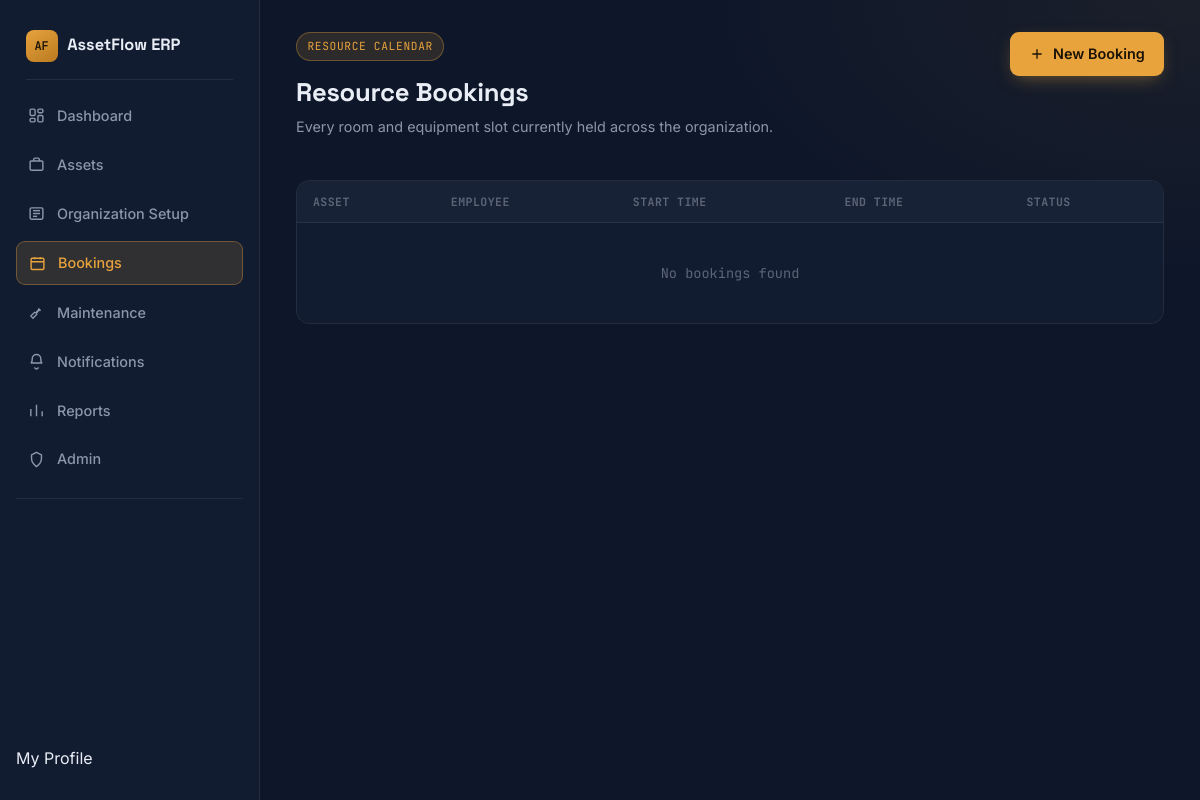
The page /bookings/ on the database as committed earlier.
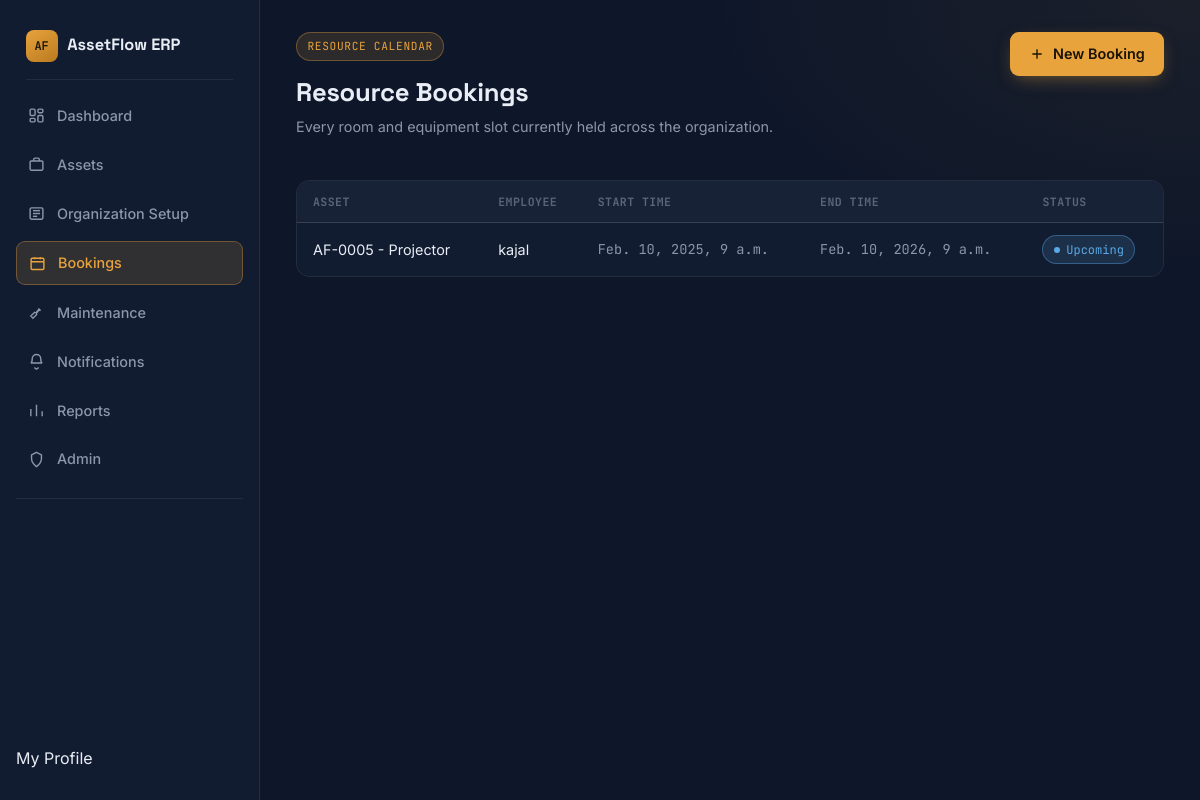
The same page on the database as committed later.
### bookings/models.py (models this page shows, shortened)
class ResourceBooking(models.Model):
    STATUS_CHOICES = [
        ("Upcoming", "Upcoming"),
        ("Ongoing", "Ongoing"),
        ("Completed", "Completed"),
        ("Cancelled", "Cancelled"),
    ]
    asset = models.ForeignKey(
        Asset,
        on_delete=models.CASCADE
    )
    employee = models.ForeignKey(
        User,
        on_delete=models.CASCADE
    )
    start_time = models.DateTimeField()
    end_time = models.DateTimeField()
    purpose = models.TextField()
    status = models.CharField(
        max_length=20,
        choices=STATUS_CHOICES,
        default="Upcoming"
    )
    created_at = models.DateTimeField(auto_now_add=True)

### assets/models.py (models this page shows, shortened)
class Asset(models.Model):
    STATUS_CHOICES = [
        ("Available", "Available"),
        ("Allocated", "Allocated"),
        ("Reserved", "Reserved"),
        ("Under Maintenance", "Under Maintenance"),
        ("Lost", "Lost"),
        ("Retired", "Retired"),
        ("Disposed", "Disposed"),
    ]
    CONDITION_CHOICES = [
        ("Excellent", "Excellent"),
        ("Good", "Good"),
        ("Fair", "Fair"),
        ("Damaged", "Damaged"),
    ]
    asset_tag = models.CharField(
        max_length=20,
        unique=True,
        blank=True
    )
    name = models.CharField(max_length=150)
    category = models.ForeignKey(
        AssetCategory,
        on_delete=models.CASCADE
    )
    department = models.ForeignKey(
        Department,
        on_delete=models.SET_NULL,
        null=True,
        blank=True
    )
    serial_number = models.CharField(
        max_length=100,
        unique=True
    )
    acquisition_date = models.DateField()
    acquisition_cost = models.DecimalField(
        max_digits=10,
        decimal_places=2
    )
    location = models.CharField(max_length=100)
    condition = models.CharField(
        max_length=20,
        choices=CONDITION_CHOICES,
        default="Good"
    )
    status = models.CharField(
        max_length=30,
        choices=STATUS_CHOICES,
        default="Available"
    )
    shared_bookable = models.BooleanField(default=False)
    image = models.ImageField(
        upload_to="assets/",
        blank=True,
        null=True
    )
    def __str__(self):
        return f"{self.asset_tag} - {self.name}"

### bookings/views.py (the view)
# urls.py: path("", booking_list, name="booking_list"),
def booking_list(request):
    bookings = ResourceBooking.objects.all().order_by("-start_time")
    return render(
        request,
        "bookings/booking_list.html",
        {"bookings": bookings},
    )

### templates/bookings/booking_list.html (shortened to what this page needs)
{% extends "base.html" %}
{% block content %}
<div class="page-head">
    <div>
        <div class="eyebrow"><span>RESOURCE CALENDAR</span></div>
        <h2>Resource Bookings</h2>
        <p>Every room and equipment slot currently held across the organization.</p>
    </div>
    <a href="/bookings/new/" class="btn-new">
        <svg viewBox="0 0 24 24" fill="none" stroke-width="2"><path d="M12 5v14M5 12h14"/></svg>
        New Booking
    </a>
</div>
<div class="table-wrap">
    <table>
        <thead>
            <tr>
                <th>Asset</th>
                <th>Employee</th>
                <th>Start Time</th>
                <th>End Time</th>
                <th>Status</th>
            </tr>
        </thead>
        <tbody>
            {% for booking in bookings %}
            <tr>
                <td>{{ booking.asset }}</td>
                <td>{{ booking.employee }}</td>
                <td class="tag-mono">{{ booking.start_time }}</td>
                <td class="tag-mono">{{ booking.end_time }}</td>
                <td>
                    <span class="status-badge badge-{{ booking.status|slugify }}">
                        {{ booking.status }}
                    </span>
                </td>
            </tr>
            {% empty %}
            <tr class="empty-row">
                <td colspan="5">No bookings found</td>
            </tr>
            {% endfor %}
        </tbody>
    </table>
</div>
{% endblock %}

Rows that differ between the two databases and show on the page:
added ResourceBooking: asset "AF-0005 - Projector", employee "kajal", start_time "Feb. 10, 2025, 9 a.m.", end_time "Feb. 10, 2026, 9 a.m.", status "Upcoming"
Other text that changed with them:
text no longer shown: "No bookings found"
